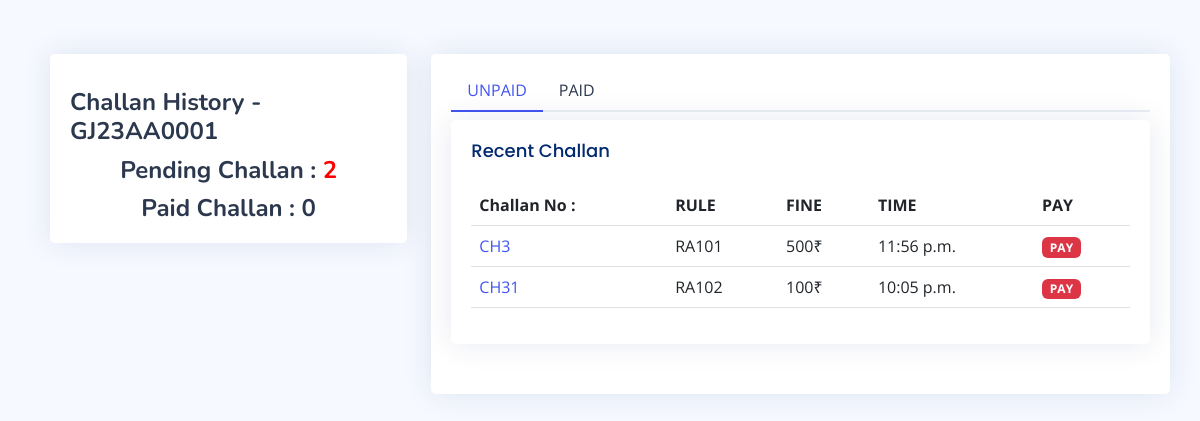
/echallan/user/?vehicleNumber=GJ23AA0001, run on the app's committed database.
### rto/models.py (models this page shows, shortened)
class Challan(models.Model):
    challan_no=models.AutoField(primary_key = True)
    cpolice=models.CharField(max_length=50,default=None)
    suspect_name=models.CharField(max_length=50,default=None)
    owner_name=models.CharField(max_length=50,default=None)
    offence_date=models.DateField(default=None)
    offence_time=models.TimeField(default=None)
    vehicle_no=models.CharField(max_length=50,default=None)
    offender_mobile_no=models.IntegerField(default=None,null=True)
    offender_email_id=models.CharField(max_length=50,default=None,null=True)
    fine=models.IntegerField(default=None)
    rule_code=models.CharField(max_length=50,default=None)
    evidence=models.ImageField( height_field=None, width_field=None,max_length=100, blank=True)
    status=models.CharField(max_length=15,default='Pending')

### echallan/views.py (the view)
# urls.py: path('user/', views.user,name="index"),
def user(request):
    v_no=request.GET.get('vehicleNumber','GJ00XX0000')
    vexist = Vehicle.objects.filter(vehicle_no=v_no).count()
    print(vexist)
    if vexist:
        c=list(Challan.objects.all().filter(vehicle_no=v_no))
        pen=Challan.objects.filter(status='Pending',vehicle_no=v_no).count()
        p=Challan.objects.filter(status='Paid',vehicle_no=v_no).count()
        return render(request,"user.html",{'v':v_no ,'c':c,'pen':pen,'p':p})
    else:
        return redirect ('../')

### echallan/templates/user.html (shortened to what this page needs)
{%load static%}
<!DOCTYPE html>
<html lang="en">
<head>
    <link href="{% static 'assets/vendor/bootstrap/css/bootstrap.min.css' %}" rel="stylesheet">
    <link href="{% static 'assets/vendor/bootstrap-icons/bootstrap-icons.css' %}" rel="stylesheet">
    <link href="{% static 'assets/vendor/boxicons/css/boxicons.min.css' %}" rel="stylesheet">
    <link href="{% static 'assets/vendor/quill/quill.snow.css' %}" rel="stylesheet">
    <link href="{% static 'assets/vendor/quill/quill.bubble.css' %}" rel="stylesheet">
    <link href="{% static 'assets/vendor/remixicon/remixicon.css' %}" rel="stylesheet">
    <link href="{% static 'assets/vendor/simple-datatables/style.css' %}" rel="stylesheet">
    <link href="{% static 'assets/css/style.css' %}" rel="stylesheet">
</head>
<body>
    <main id="main" class="main" style="margin-left: 20px; margin-top: 10px;">
        <br>
        <section class="section profile">
            <div class="row">
                <div class="col-xl-4">
                    <div class="card">
                        <div class="card-body profile-card pt-4 d-flex flex-column align-items-center">
                            <h2>Challan History - {{v}}</h1>
            <h2>Pending Challan : <span style="color: red;">{{pen}}</span></h3>
            <h2>Paid Challan : {{p}}</h3>
                        </div>
                    </div>
                </div>
                <div class="col-xl-8">
                    <div class="card">
                        <div class="card-body pt-3">
                            <ul class="nav nav-tabs nav-tabs-bordered">
                                <li class="nav-item">
                                    <button class="nav-link active" data-bs-toggle="tab"
                                        data-bs-target="#profile-overview">UNPAID</button>
                                </li>
                                <li class="nav-item">
                                    <button class="nav-link" id="butpass" data-bs-toggle="tab"
                                        data-bs-target="#profile-change-password">PAID</button>
                                </li>
                            </ul>
                            <div class="tab-content pt-2">
                                <div class="tab-pane fade show active profile-overview" id="profile-overview">
                                    <div class="card  overflow-none">
                                        <div class="card-body overflow-auto">
                                            <h5 class="card-title">Recent Challan</h5>
                                            <table class="table  datatable">
                                                <thead>
                                                    <tr>
                                                        <th scope="col">Challan No :</th>
                                                        <th scope="col">RULE</th>
                                                        <th scope="col">FINE</th>
                                                        <th scope="col">TIME</th>
                                                        <th scope="col">PAY</th>
                                                    </tr>
                                                </thead>
                                                <tbody>
                                                    {% for i in c %}
                                                    {% if i.status == "Pending" %}
                                                    <tr>
                                                        <td class="SI"><a
                                                                href="challan/{{i.challan_no}}">CH{{i.challan_no}}</a>
                                                        </td>
                                                        <td class="SI">{{i.rule_code}}</td>
                                                        <td class="SI">{{i.fine}}₹</td>
                                                        <td class="SI">{{i.offence_time}}</td>
                                                        <td class="SI"><a href="paid/{{i.challan_no}}"
                                                                class="badge bg-danger">PAY</a></td>
                                                    </tr>
                                                    {% endif %}
                                                    {% endfor %}
                                                </tbody>
                                            </table>
                                        </div>
                                    </div>
                                </div>
                            </div>
                        </div>
                    </div>
                </div>
            </div>
        </section>
    </main>
</body>
</html>

### rto/static/assets/css/style.css (style rules this page uses)
:root { scroll-behavior: smooth; }
body { font-family: "Open Sans", sans-serif; background: #f6f9ff; color: #444444; }
a { color: #4154f1; text-decoration: none; }
h1, h2, h3, h4, h5, h6 { font-family: "Nunito", sans-serif; }
#main { margin-top: 60px; padding: 20px 30px; transition: all 0.3s; }
.card { margin-bottom: 30px; border: none; border-radius: 5px; box-shadow: 0px 0 30px rgba(1, 41, 112, 0.1); }
.card-title { padding: 20px 0 15px 0; font-size: 18px; font-weight: 500; color: #012970; font-family: "Poppins", sans-serif; }
.card-body { padding: 0 20px 20px 20px; }
.nav-tabs-bordered { border-bottom: 2px solid #ebeef4; }
.nav-tabs-bordered .nav-link { margin-bottom: -2px; border: none; color: #2c384e; }
.nav-tabs-bordered .nav-link.active { background-color: #fff; color: #4154f1; border-bottom: 2px solid #4154f1; }
@media (min-width: 1200px) { #main, #footer { margin-left: 300px; } }
.profile .profile-card h2 { font-size: 24px; font-weight: 700; color: #2c384e; margin: 10px 0 0 0; }
.profile .profile-overview .card-title { color: #012970; }

### echallan/templates/user.html (style rules this page uses)
main { margin-top: 0; }

### data on the page
Challan: challan_no "3", rule_code "RA101", fine "500", offence_time "11:56 p.m."
Challan: challan_no "31", rule_code "RA102", fine "100", offence_time "10:05 p.m."

### other printed values
{{ v }} "GJ23AA0001"
{{ pen }} "2"
{{ p }} "0"
